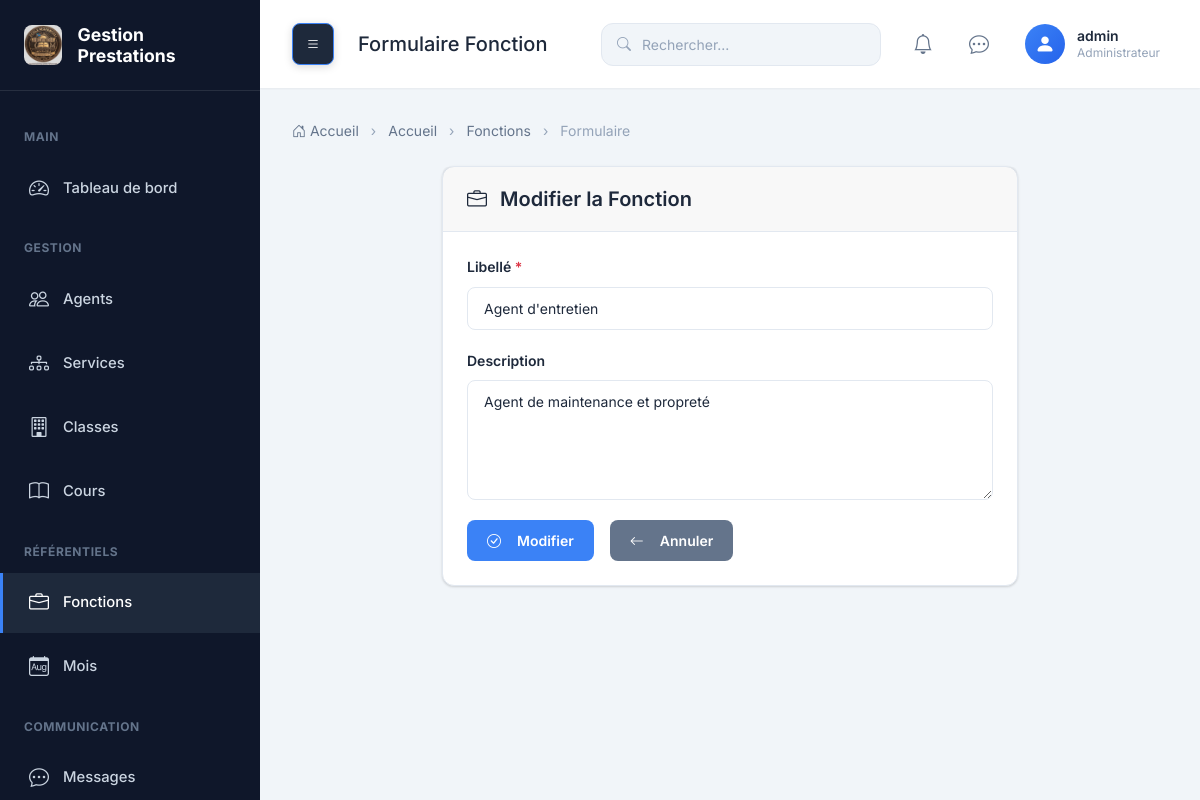
The page /fonctions/10/modifier/ (signed in) on the database its author committed.
### prestation/models.py (models this page shows, shortened)
class Utilisateur(models.Model):
    ROLE_CHOICES = (
        ('ADMIN', 'Administrateur'),
        ('SECRETAIRE', 'Secrétaire'),
        ('ENSEIGNANT', 'Enseignant'),
        ('PREFET', 'Préfet de discipline'),
        ('SURVEILLANT', 'Surveillant'),
    )
    user = models.OneToOneField(
        User,
        on_delete=models.CASCADE,
        related_name='utilisateur'
    )
    agent = models.OneToOneField(
        Agent,
        on_delete=models.CASCADE,
        related_name='utilisateur'
    )
    role = models.CharField(
        max_length=20,
        choices=ROLE_CHOICES
    )
    created_at = models.DateTimeField(auto_now_add=True)
    updated_at = models.DateTimeField(auto_now=True)
    must_change_password = models.BooleanField(
        default=True,
        help_text='Indique si l\'utilisateur doit changer son mot de passe à la prochaine connexion'
    )
    class Meta:
        ordering = ['user__username']
        verbose_name = 'Utilisateur'
        verbose_name_plural = 'Utilisateurs'
        indexes = [
            models.Index(fields=['role']),
        ]

class Fonction(models.Model):
    libelle = models.CharField(max_length=100)
    description = models.TextField(blank=True)
    created_at = models.DateTimeField(auto_now_add=True)
    updated_at = models.DateTimeField(auto_now=True)
    class Meta:
        ordering = ['libelle']
        verbose_name = 'Fonction'
        verbose_name_plural = 'Fonctions'

### prestation/views.py (the view)
# urls.py: path('fonctions/<int:fonction_id>/modifier/', views.fonction_edit, name='fonction_edit'),
@login_required
def fonction_edit(request, fonction_id):
    fonction = get_object_or_404(Fonction, pk=fonction_id)
    if request.method == 'POST':
        pass
    return render(request, 'fonctions/form.html', {'fonction': fonction})

### templates/fonctions/form.html (shortened to what this page needs)
{% extends 'base.html' %}
{% load static %}
{% block page_title %}Formulaire Fonction{% endblock %}
{% block breadcrumb %}
<li class="breadcrumb-item"><a href="{% url 'dashboard' %}">Accueil</a></li>
<li class="breadcrumb-item"><a href="{% url 'fonctions' %}">Fonctions</a></li>
<li class="breadcrumb-item active" aria-current="page">Formulaire</li>
{% endblock %}
{% block content %}
<div class="row justify-content-center">
    <div class="col-md-8">
        <div class="card">
            <div class="card-header">
                <h5 class="mb-0">
                    <i class="bi bi-briefcase me-2"></i>
                    {% if fonction %}Modifier la Fonction{% else %}Nouvelle Fonction{% endif %}
                </h5>
            </div>
            <div class="card-body">
                <form method="post">
                    <div class="form-group">
                        <label class="form-label">Libellé <span class="text-danger">*</span></label>
                        <input type="text" name="libelle" class="form-control" value="{{ fonction.libelle|default:'' }}" required>
                    </div>
                    <div class="form-group">
                        <label class="form-label">Description</label>
                        <textarea name="description" class="form-control" rows="4">{{ fonction.description|default:'' }}</textarea>
                    </div>
                    <div class="d-flex gap-2">
                        <button type="submit" class="btn btn-primary">
                            <i class="bi bi-check-circle me-2"></i>
                            {% if fonction %}Modifier{% else %}Créer{% endif %}
                        </button>
                        <a href="{% url 'fonctions' %}" class="btn btn-secondary">
                            <i class="bi bi-arrow-left me-2"></i>Annuler
                        </a>
                    </div>
                </form>
            </div>
        </div>
    </div>
</div>
{% endblock %}

### prestation/templates/base.html (shortened to what this page needs)
{% load static %}
<!DOCTYPE html>
<html lang="fr">
<head>
    <link href="https://cdnjs.cloudflare.com/ajax/libs/bootstrap/5.3.2/css/bootstrap.min.css" rel="stylesheet">
    <link href="https://cdnjs.cloudflare.com/ajax/libs/bootstrap-icons/1.11.1/font/bootstrap-icons.min.css" rel="stylesheet">
    <link href="{% static 'css/style.css' %}" rel="stylesheet">
</head>
<body>
    {% if user.is_authenticated %}
    <div class="wrapper">
        <aside class="sidebar" id="sidebar">
            <div class="sidebar-brand">
                <img src="{% static 'images/logo.png' %}" alt="Logo" onerror="this.style.display='none'">
                <h4>Gestion Prestations</h4>
            </div>
            <ul class="sidebar-menu">
                <li class="menu-header">Main</li>
                <li>
                    <a href="{% url 'dashboard' %}" class="{% if request.path == '/' or request.path == '/dashboard/' %}active{% endif %}">
                        <i class="bi bi-speedometer2"></i>
                        <span>Tableau de bord</span>
                    </a>
                </li>
                <li class="menu-header">Gestion</li>
                <li>
                    <a href="{% url 'agents' %}" class="{% if 'agents' in request.path %}active{% endif %}">
                        <i class="bi bi-people"></i>
                        <span>Agents</span>
                    </a>
                </li>
                <li>
                    <a href="{% url 'services' %}" class="{% if 'services' in request.path %}active{% endif %}">
                        <i class="bi bi-diagram-3"></i>
                        <span>Services</span>
                    </a>
                </li>
                <li>
                    <a href="{% url 'classes' %}" class="{% if 'classes' in request.path %}active{% endif %}">
                        <i class="bi bi-building"></i>
                        <span>Classes</span>
                    </a>
                </li>
                <li>
                    <a href="{% url 'cours' %}" class="{% if 'cours' in request.path %}active{% endif %}">
                        <i class="bi bi-book"></i>
                        <span>Cours</span>
                    </a>
                </li>
                <li class="menu-header">Référentiels</li>
                <li>
                    <a href="{% url 'fonctions' %}" class="{% if 'fonctions' in request.path %}active{% endif %}">
                        <i class="bi bi-briefcase"></i>
                        <span>Fonctions</span>
                    </a>
                </li>
                <li>
                    <a href="{% url 'mois' %}" class="{% if 'mois' in request.path %}active{% endif %}">
                        <i class="bi bi-calendar-month"></i>
                        <span>Mois</span>
                    </a>
                </li>
                <li class="menu-header">Communication</li>
                <li>
                    <a href="{% url 'messages' %}" class="{% if 'messages' in request.path %}active{% endif %}">
                        <i class="bi bi-chat-dots"></i>
                        <span>Messages</span>
                    </a>
                </li>
            </ul>
        </aside>
        <main class="main-content">
            <nav class="navbar">
                <div class="navbar-left">
                    <button class="navbar-toggle-desktop" id="sidebarToggle" title="Afficher/masquer le menu">
                        <i class="bi bi-list"></i>
                    </button>
                    <h5 class="mb-0">{% block page_title %}Tableau de bord{% endblock %}</h5>
                </div>
                <div class="navbar-right">
                    <div class="navbar-search">
                        <i class="bi bi-search"></i>
                        <input type="text" class="form-control" placeholder="Rechercher...">
                    </div>
                    <div class="navbar-actions">
                        <a href="{% url 'notifications' %}" class="navbar-action" title="Notifications">
                            <i class="bi bi-bell"></i>
                        </a>
                        <a href="{% url 'messages' %}" class="navbar-action" title="Messages">
                            <i class="bi bi-chat-dots"></i>
                        </a>
                        <div class="navbar-user" id="userDropdown">
                            {% if user.utilisateur.agent.photo %}
                                <img src="{{ user.utilisateur.agent.photo.url }}" alt="{{ user.username }}">
                            {% else %}
                                <div class="navbar-user-avatar">
                                    <i class="bi bi-person-fill"></i>
                                </div>
                            {% endif %}
                            <div class="navbar-user-info">
                                <div class="navbar-user-name">{{ user.username }}</div>
                                <div class="navbar-user-role">{{ user.utilisateur.get_role_display }}</div>
                            </div>
                        </div>
                    </div>
                </div>
            </nav>
            <div class="content-area">
                <nav aria-label="breadcrumb">
                    <ol class="breadcrumb">
                        <li class="breadcrumb-item"><a href="{% url 'dashboard' %}"><i class="bi bi-house-door"></i> Accueil</a></li>
                        {% block breadcrumb %}{% endblock %}
                    </ol>
                </nav>
                {% block content %}{% endblock %}
            </div>
        </main>
    </div>
    {% else %}
        {% block auth_content %}{% endblock %}
    {% endif %}
</body>
</html>

### rows shown on the page
Fonction: libelle "Agent d'entretien", description "Agent de maintenance et propreté"

### other values the page prints
{{ user.username }} "admin"
{{ user.utilisateur.get_role_display }} "Administrateur"
